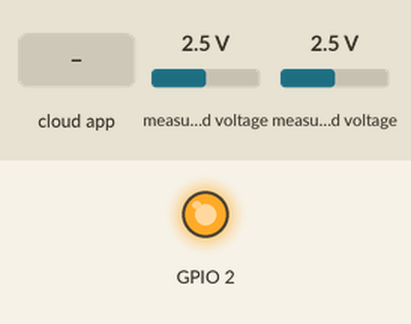
Recording of a sketch running on a simulated ESP8266 (NodeMCU). On the bench: output pins drawn as LEDs (lit = HIGH, except the on-board LED, lit = LOW). Inputs (shaded band) come from the test bench; at power-on: measured voltage 2.5 V.

Above: at 1.2 s.
1.3 s: the phone or cloud app sets led to 1
At 3.2 s:
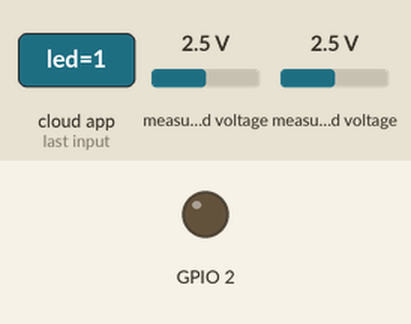
3.5 s: the phone or cloud app sets led to 0
At 5.1 s:
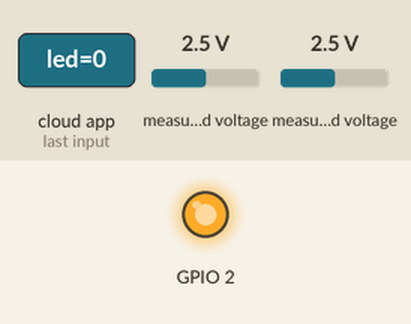
Timing chart, 0 to 6.6 s (numbered marks = the images above; inputs shaded):
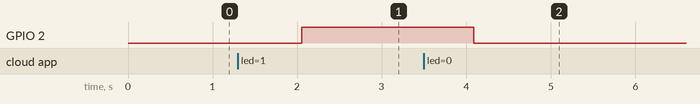

The sketch:

ESP8266_Thinger_ADS1115.ino
```cpp
#include <Wire.h>

#include <Adafruit_ADS1015.h>

#include <ESP8266WiFi.h>
#include <ThingerWifi.h>

#define USERNAME "rodhmolina"
#define DEVICE_ID "powermeter"
#define DEVICE_CREDENTIAL ""

#define SSID ""
#define SSID_PASSWORD ""

ThingerWifi thing(USERNAME, DEVICE_ID, DEVICE_CREDENTIAL);

Adafruit_ADS1115 ads;  /* Use this for the 16-bit version */

int16_t CURRENT; /* corriente del SCP013*/

void setup() {
  pinMode(BUILTIN_LED, OUTPUT);

  thing.add_wifi(SSID, SSID_PASSWORD);

  // digital pin control example (i.e. turning on/off a light, a relay, configuring a parameter, etc)
  thing["led"] << digitalPin(BUILTIN_LED);

  // resource output example (i.e. reading a sensor value)
  thing["current"] >> outputValue(millis());

  // more details at http://docs.thinger.io/arduino/

  // The ADC input range (or gain) can be changed via the following
  // functions, but be careful never to exceed VDD +0.3V max, or to
  // exceed the upper and lower limits if you adjust the input range!
  // Setting these values incorrectly may destroy your ADC!
  //                                                                ADS1015  ADS1115
  //                                                                -------  -------
  // ads.setGain(GAIN_TWOTHIRDS);  // 2/3x gain +/- 6.144V  1 bit = 3mV      0.1875mV (default)
   ads.setGain(GAIN_ONE);        // 1x gain   +/- 4.096V  1 bit = 2mV      0.125mV
  // ads.setGain(GAIN_TWO);        // 2x gain   +/- 2.048V  1 bit = 1mV      0.0625mV
  // ads.setGain(GAIN_FOUR);       // 4x gain   +/- 1.024V  1 bit = 0.5mV    0.03125mV
  // ads.setGain(GAIN_EIGHT);      // 8x gain   +/- 0.512V  1 bit = 0.25mV   0.015625mV
  // ads.setGain(GAIN_SIXTEEN);    // 16x gain  +/- 0.256V  1 bit = 0.125mV  0.0078125mV

  ads.begin();
}

void loop() {


  int16_t results;

  /* Be sure to update this value based on the IC and the gain settings! */
  //float   multiplier = 3.0F;    /* ADS1015 @ +/- 6.144V gain (12-bit results) */
  float multiplier = 0.125F; /* ADS1115  @ +/- 6.144V gain (16-bit results) */

  results = ads.readADC_Differential_0_1();
  CURRENT = results * multiplier;

  //Serial.print("Differential: "); Serial.print(results); Serial.print("("); Serial.print(results * multiplier); Serial.println("mV)");

  thing.handle();
  delay(1000);
}
```

Measured:
- after the input at 1.3 s, GPIO 2: LOW → HIGH after 0.75 s
- after the input at 3.5 s, GPIO 2: HIGH → LOW after 0.59 s
